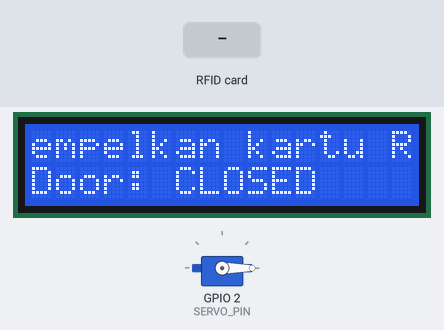
The sketch below on a simulated ESP8266 (NodeMCU). Parts: 16×2 character LCD, servo. Inputs (shaded band) come from the test bench. What the sketch prints to the serial monitor is not drawn.

Above: at 2.5 s.
2.6 s: RFID card 5E 7A 19 C4 held to the reader
At 2.77 s:
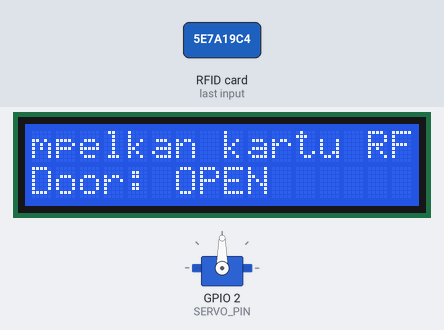
At 3.66 s:
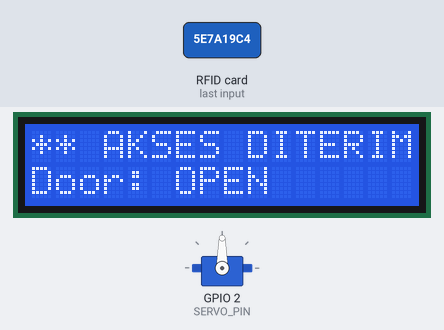
8.0 s: RFID card 5E 7A 19 C4 held to the reader
At 11.39 s:
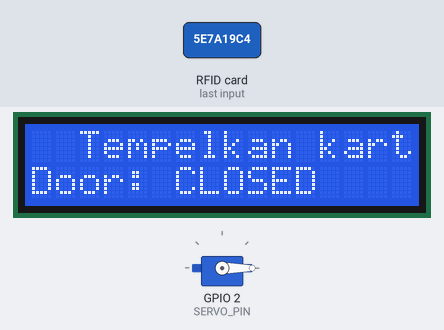
Timing chart, 0 to 12.9 s (numbered marks = the images above; inputs shaded):
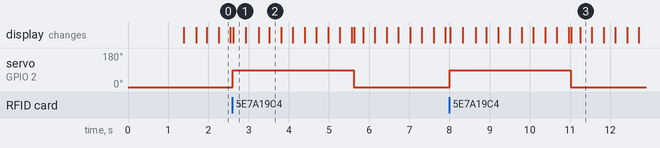

Measured:
- after the input at 2.6 s, servo on GPIO 2 (SERVO_PIN): 0° → 90° at once, → 0° 3.0 s later; the display: changes at once (image 1)
- after the input at 8.0 s, servo on GPIO 2 (SERVO_PIN): 0° → 90° at once, → 0° 3.0 s later; the display: first changes at once (image 3 shows a later state)

The sketch:

rfid_servo_control_and_lcd.ino
```cpp
/*
  RFID MFRC522 + Servo + LCD I2C - ESP8266 (NodeMCU)
  ─────────────────────────────────────────────────────

  ========================================
  MFRC522 RFID Reader Wiring
  ========================================
  SDA   -> D8  (GPIO15)
  SCK   -> D5  (GPIO14)
  MOSI  -> D7  (GPIO13)
  MISO  -> D6  (GPIO12)
  RST   -> D3  (GPIO0)
  GND   -> GND
  3.3V  -> 3.3V

  ========================================
  Servo Motor Wiring
  ========================================
  Signal -> D4  (GPIO2)
  VCC    -> External 5V
  GND    -> GND

  NOTE:
  - Jangan supply servo dari VIN NodeMCU
  - Satukan ground servo dengan ground ESP8266

  ========================================
  LCD 16x2 I2C (Address 0x27)
  ========================================
  SDA   -> D2  (GPIO4)
  SCL   -> D1  (GPIO5)
  VCC   -> 3.3V
  GND   -> GND
*/

#include <MFRC522v2.h>
#include <MFRC522DriverSPI.h>
#include <MFRC522DriverPinSimple.h>
#include <MFRC522Debug.h>
#include <Servo.h>
#include <Wire.h>
#include <LiquidCrystal_I2C.h>

// ─── Pin & Config ──────────────────────────────────────────
#define SERVO_PIN        2      // D4
#define SERVO_OPEN       90
#define SERVO_CLOSE      0
#define DOOR_OPEN_MS     3000

// ─── Objects ───────────────────────────────────────────────
MFRC522DriverPinSimple ss_pin(15);
MFRC522DriverSPI       driver{ss_pin};
MFRC522                mfrc522{driver};
Servo                  myServo;
LiquidCrystal_I2C      lcd(0x27, 16, 2);

// ─── State ─────────────────────────────────────────────────
bool          doorOpen       = false;
unsigned long doorOpenTime   = 0;

// Running text
String        runningMsg     = "  Tempelkan kartu RFID Anda...  ";
int           scrollPos      = 0;
unsigned long lastScroll     = 0;
#define       SCROLL_MS      280   // kecepatan scroll (ms per langkah)

// ─── Whitelist UID (kosong = semua diterima) ───────────────
const byte authorizedUIDs[][4] = {
  // {0xDE, 0xAD, 0xBE, 0xEF},
};
const int NUM_AUTHORIZED = sizeof(authorizedUIDs) / sizeof(authorizedUIDs[0]);

// ─── Helpers ───────────────────────────────────────────────
bool isAuthorized(MFRC522::Uid *uid) {
  if (NUM_AUTHORIZED == 0) return true;
  for (int i = 0; i < NUM_AUTHORIZED; i++) {
    if (uid->size != 4) continue;
    bool match = true;
    for (int j = 0; j < 4; j++) {
      if (uid->uidByte[j] != authorizedUIDs[i][j]) { match = false; break; }
    }
    if (match) return true;
  }
  return false;
}

void printUID(MFRC522::Uid *uid) {
  Serial.print(F("UID: "));
  for (byte i = 0; i < uid->size; i++) {
    if (uid->uidByte[i] < 0x10) Serial.print("0");
    Serial.print(uid->uidByte[i], HEX);
    if (i < uid->size - 1) Serial.print(":");
  }
  Serial.println();
}

// ─── LCD baris 0: running text scroll ──────────────────────
void updateScrollText() {
  if (millis() - lastScroll < SCROLL_MS) return;
  lastScroll = millis();

  String visible = "";
  int len = runningMsg.length();
  for (int i = 0; i < 16; i++) {
    visible += runningMsg[(scrollPos + i) % len];
  }
  lcd.setCursor(0, 0);
  lcd.print(visible);
  scrollPos = (scrollPos + 1) % len;
}

// ─── LCD baris 1: status pintu ─────────────────────────────
void updateDoorStatus() {
  lcd.setCursor(0, 1);
  if (doorOpen) {
    lcd.print("Door: OPEN      ");
  } else {
    lcd.print("Door: CLOSED    ");
  }
}

// ─── Trigger buka pintu ────────────────────────────────────
void triggerDoor() {
  doorOpen     = true;
  doorOpenTime = millis();
  runningMsg   = "  ** AKSES DITERIMA ** Pintu terbuka...  ";
  scrollPos    = 0;
  myServo.write(SERVO_OPEN);
  Serial.println(F(">> Servo: OPEN"));
}

// ───────────────────────────────────────────────────────────
void setup() {
  Serial.begin(115200);
  while (!Serial);

  // Init I2C
  Wire.begin(4, 5);  // SDA=GPIO4(D2), SCL=GPIO5(D1)

  // Init LCD
  lcd.init();
  lcd.backlight();
  lcd.clear();
  lcd.setCursor(0, 0);
  lcd.print("  Initializing  ");
  lcd.setCursor(0, 1);
  lcd.print("  Please wait.. ");
  delay(1200);
  lcd.clear();

  // Init Servo
  myServo.attach(SERVO_PIN);
  myServo.write(SERVO_CLOSE);

  // Init RFID
  mfrc522.PCD_Init();
  MFRC522Debug::PCD_DumpVersionToSerial(mfrc522, Serial);
  Serial.println(F("System ready."));

  updateDoorStatus();
}

// ───────────────────────────────────────────────────────────
void loop() {
  unsigned long now = millis();

  // ── 1. Tutup pintu otomatis setelah DOOR_OPEN_MS ────────
  if (doorOpen && (now - doorOpenTime >= DOOR_OPEN_MS)) {
    doorOpen   = false;
    runningMsg = "  Tempelkan kartu RFID Anda...  ";
    scrollPos  = 0;
    myServo.write(SERVO_CLOSE);
    Serial.println(F(">> Servo: CLOSE"));
    updateDoorStatus();
  }

  // ── 2. Update running text ───────────────────────────────
  updateScrollText();

  // ── 3. Cek RFID ─────────────────────────────────────────
  if (!mfrc522.PICC_IsNewCardPresent()) return;
  if (!mfrc522.PICC_ReadCardSerial())   return;

  printUID(&mfrc522.uid);

  if (isAuthorized(&mfrc522.uid)) {
    Serial.println(F("✓ Akses diterima"));
    triggerDoor();
    updateDoorStatus();
  } else {
    Serial.println(F("✗ Akses ditolak"));
    // Tampilkan "DITOLAK" sebentar di baris 0, lalu kembali
    lcd.setCursor(0, 0);
    lcd.print("  AKSES DITOLAK ");
    lcd.setCursor(0, 1);
    lcd.print("Door: CLOSED    ");
    delay(1500);
    scrollPos = 0;
  }

  mfrc522.PICC_HaltA();
  mfrc522.PCD_StopCrypto1();
  delay(300);
}
```
